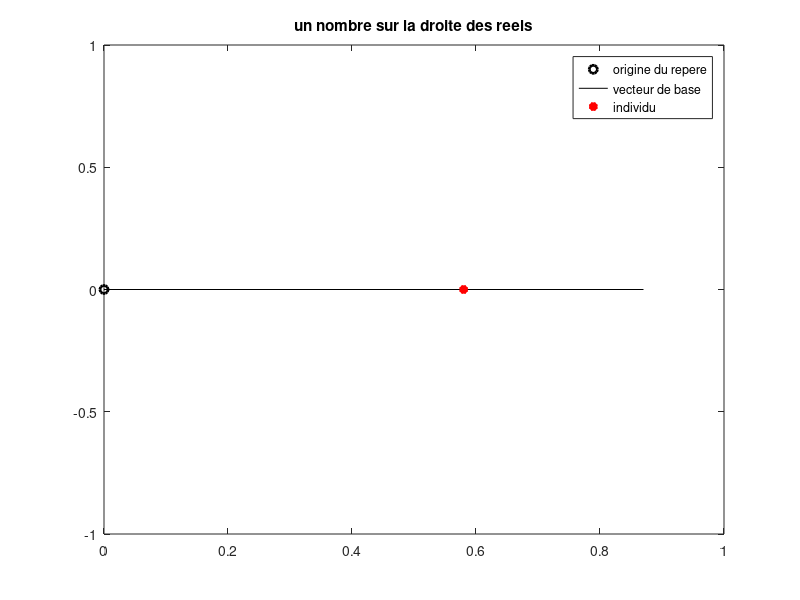
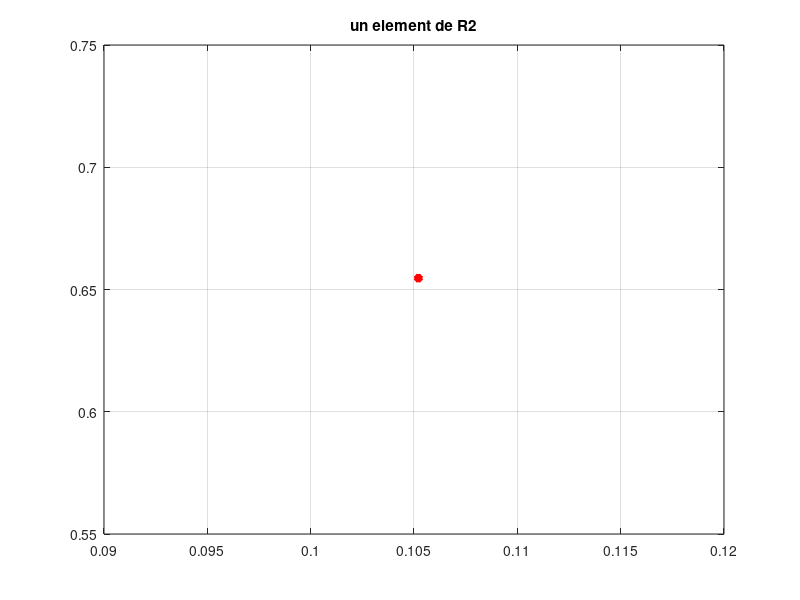
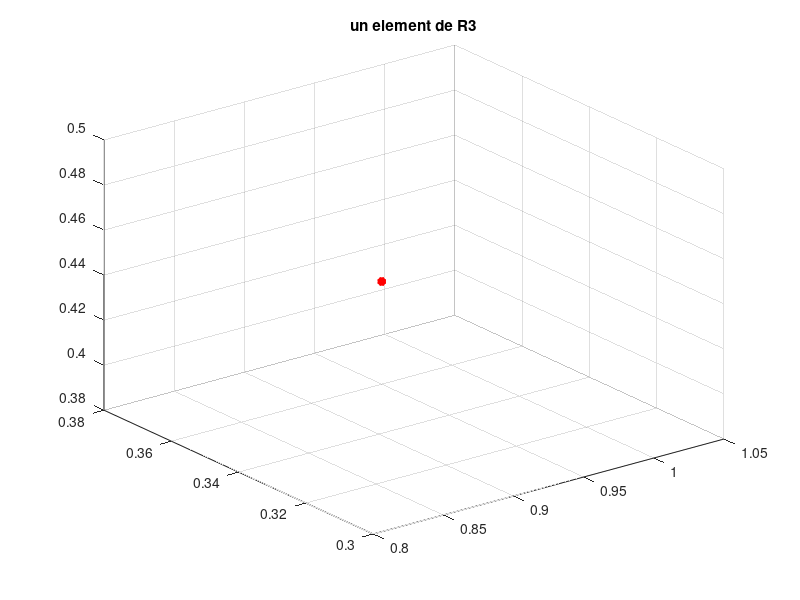
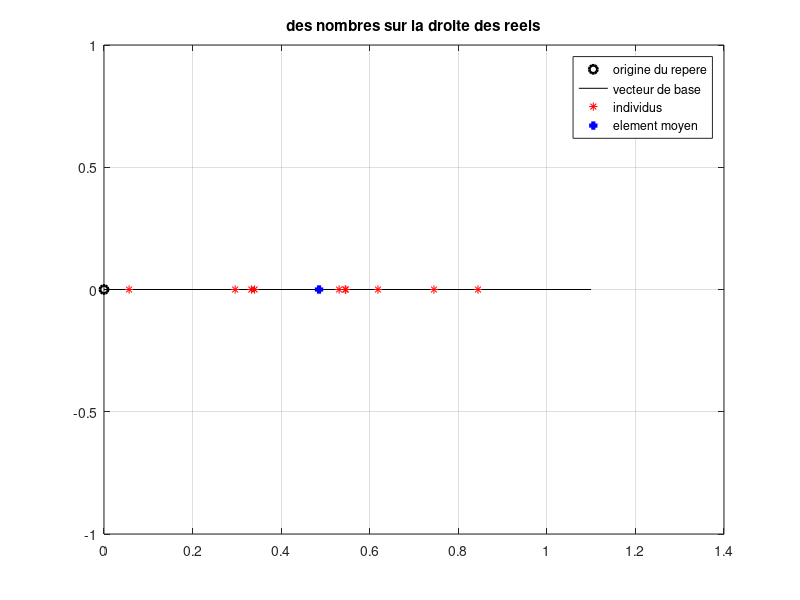

The MATLAB source for these figures, in order:
clear variables; close all; clc;

% Visualiser un individu de taille 1 :
x = rand(1); % generation d'un element aleatoire par une distribution uniforme
figure(1),clf, 
plot(0,0,'ko','linewidth',2)
hold on, plot([0 1.5*x],[0 0],'k-') % On trace un segment de la droite des 
% abscisses (ordonnees de debut et de fin : 0 et 0) suffisamment grand pour
% pouvoir placer x 
hold on, plot(x,0,'r*','linewidth',3) % on place x sur la droite des abscisses
legend('origine du repere','vecteur de base','individu');
title('un nombre sur la droite des reels');

% Visualiser un individu de taille 2 :
x = rand(1,2); % generation d'une matrice a une ligne et deux colonnes 
% -- x est donc un vecteur ligne -- par une distribution uniforme
figure(2),clf, plot(x(1),x(2),'r*','linewidth',3);grid on
title('un element de R2')

% Visualiser un individu de taille 3 :
x = rand(1,3);% generation d'une matrice a une ligne et trois colonnes 
% -- x est donc un vecteur ligne -- par une distribution uniforme
figure(3),clf, plot3(x(1),x(2),x(3),'r*','linewidth',3);grid on
title('un element de R3')

% Nous allons maintenant travailler avec un nuage d'individus. Ce nuage
% contient nb_indiv points
nb_indiv = 10;

%%%%%%%%%%%%%%%%%%%%%%%%%%%%%%%%%%%%%%%%%%%%%%%%%%%%%%%%%%%%%%%%%%%%%%%%%%%
% ATTENTION : LE CODE CI-DESSOUS (ET DE MANIERE GENERALE, LES AUTRES CODES)
% EST FOURNI POUR VOUS AIDER A COMPRENDRE LA GENERATION DE VECTEURS ET 
% LA MANIPULATION DES FIGURES SOUS MATLAB (AJOUT D'UNE LEGENDE, CREATION 
% D'AXES, AFFICHAGE DE PLUSIEURS POINTS EN MEME TEMPS...). 
% ILS DOIVENT ETRE MODIFIES OU COMPLETES POUR EFFECTUER CE QUI EST DEMANDE 
% EN CONSIGNE.
% AFIN QUE LE SCRIPT FONCTIONNE SANS PLANTAGE, NOUS AVONS ECRIT DES
% INSTRUCTIONS QUE VOUS DEVEZ CHANGER (PAR EXEMPLE, LA CREATION ET 
% L'AFFICHAGE DES INDIVIDUS DANS LA SUITE DE CE CODE)
%
% VOUS POUVEZ EFFACER LA LIGNE QUI AFFICHE A COMPLETER UNE FOIS LE TRAVAIL
% REALISE
%
%%%%%%%%%%%%%%%%%%%%%%%%%%%%%%%%%%%%%%%%%%%%%%%%%%%%%%%%%%%%%%%%%%%%%%%%%%%

%%%%%%%%%%%%%%%%%%%%%%%%%%%%%%%%%%%%%%%%%%%%%%%%%%%%%%%%%%%%%%%%%%%%%%%%%%%
% GENERER ALEATOIREMENT UN TABLEAU DE DONNEES CONTENANT DIX NOMBRES GENERES
% SUIVANT UNE DISTRIBUTION  UNIFORME. 
% AFFICHER CES NOMBRES ET L'ELEMENT MOYEN SUR LA DROITE DES REELS
%%%%%%%%%%%%%%%%%%%%%%%%%%%%%%%%%%%%%%%%%%%%%%%%%%%%%%%%%%%%%%%%%%%%%%%%%%%

x = rand(1,nb_indiv); 
x_mean = mean(x);

figure(4),clf
plot(0,0,'ko','linewidth',2)
hold on,plot([0 1.1],[0 0],'k-') % tracer le segment de droite permettant de 
% placer le nuage de points
hold on, plot(x,zeros(1,nb_indiv),'r*',x_mean,0,'b+','linewidth',3);grid on
legend('origine du repere','vecteur de base','individus','element moyen');
title('des nombres sur la droite des reels');

%%%%%%%%%%%%%%%%%%%%%%%%%%%%%%%%%%%%%%%%%%%%%%%%%%%%%%%%%%%%%%%%%%%%%%%%%%%
% GENERER ALEATOIREMENT UN TABLEAU DE DONNEES CONTENANT DIX INDIVIDUS DE 
% TAILLE 2, SUIVANT UNE DISTRIBUTION GAUSSIENNE DE MOYENNE 0 ET D ECART 
% TYPE 1
%%%%%%%%%%%%%%%%%%%%%%%%%%%%%%%%%%%%%%%%%%%%%%%%%%%%%%%%%%%%%%%%%%%%%%%%%%%

x = randn(2,nb_indiv); 
x_mean = mean(x,2);

%%%%%%%%%%%%%%%%%%%%%%%%%%%%%%%%%%%%%%%%%%%%%%%%%%%%%%%%%%%%%%%%%%%%%%%%%%%
% AFFICHER CES VECTEURS ET L'ELEMENT MOYEN DANS LE PLAN
%%%%%%%%%%%%%%%%%%%%%%%%%%%%%%%%%%%%%%%%%%%%%%%%%%%%%%%%%%%%%%%%%%%%%%%%%%%
figure(5), clf
plot(0,0,'ko','linewidth',2)
hold on
plot(x(1,:),x(2,:),'r*',x_mean(1),x_mean(2),'b+','linewidth',3);grid on
legend('origine du repere','individus','element moyen');
title('des nombres sur un plan des reels');

%%%%%%%%%%%%%%%%%%%%%%%%%%%%%%%%%%%%%%%%%%%%%%%%%%%%%%%%%%%%%%%%%%%%%%%%%%%
% GENERER ALEATOIREMENT UN TABLEAU DE DONNEES CONTENANT DIX INDIVIDUS DE 
% TAILLE 3, SUIVANT UNE DISTRIBUTION GAUSSIENNE DE MOYENNE 2 ET D ECART 
% TYPE 3
%%%%%%%%%%%%%%%%%%%%%%%%%%%%%%%%%%%%%%%%%%%%%%%%%%%%%%%%%%%%%%%%%%%%%%%%%%%

x = 2 + 3*randn(3,nb_indiv); 
x_mean = mean(x,2);

%%%%%%%%%%%%%%%%%%%%%%%%%%%%%%%%%%%%%%%%%%%%%%%%%%%%%%%%%%%%%%%%%%%%%%%%%%%
% AFFICHER CES VECTEURS ET L'ELEMENT MOYEN DANS L ESPACE
%%%%%%%%%%%%%%%%%%%%%%%%%%%%%%%%%%%%%%%%%%%%%%%%%%%%%%%%%%%%%%%%%%%%%%%%%%%
figure(6), clf
plot3(0,0,0,'ko','linewidth',2)
hold on 
plot3(x(1,:),x(2,:),x(3,:),'r*', x_mean(1),x_mean(2),x_mean(3),'b+', 'linewidth',3);
grid on 
legend('origine du repere','individus','element moyen');
title('Nombres générés aléatoirement suivant une distribution gaussienne de moyenne 2 et d écart type 3')

